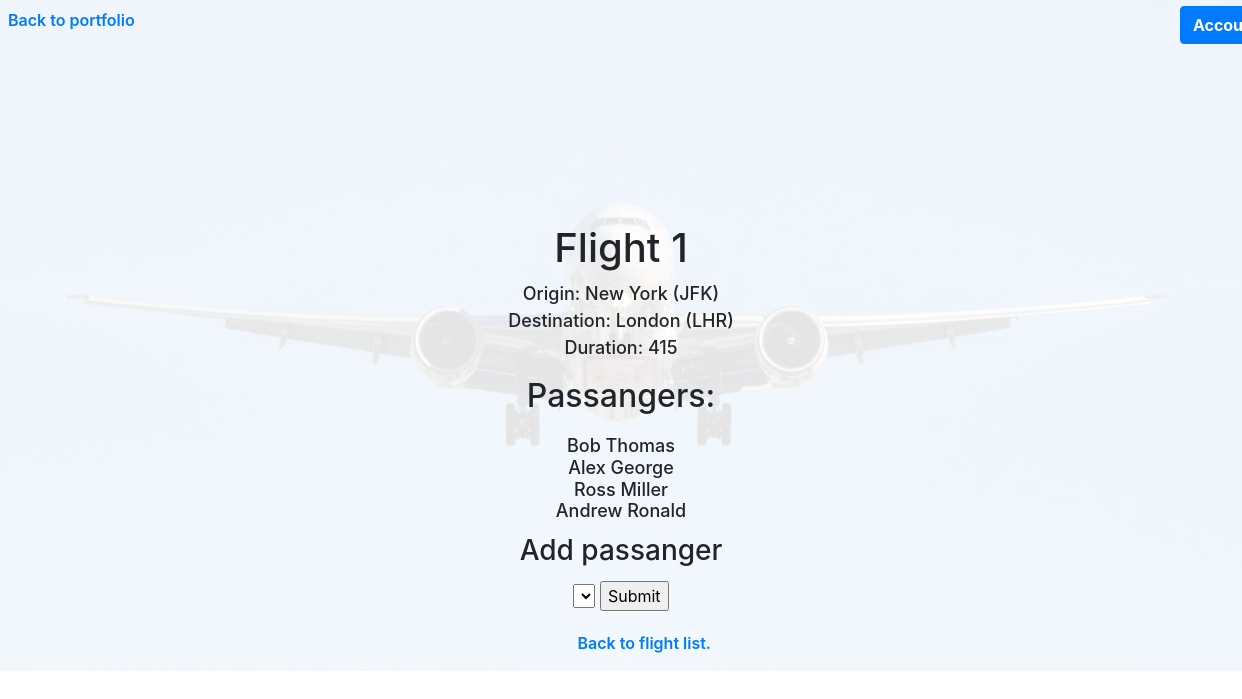
The page /flights/1 on the database its author committed.
### flights/models.py (models this page shows, shortened)
class Flight(models.Model):
    origin = models.ForeignKey(Airport, on_delete=models.CASCADE, related_name="departures")
    destination = models.ForeignKey(Airport, on_delete=models.CASCADE, related_name="arrivals")
    duration = models.IntegerField()

class Airport(models.Model):
    code = models.CharField(max_length=3)
    city = models.CharField(max_length=64)
    def __str__(self):
        return f"{self.city} ({self.code})"

class Passanger(models.Model):
    first = models.CharField(max_length=64)
    last = models.CharField(max_length=64)
    flights = models.ManyToManyField(Flight, blank=True, related_name="passangers")
    def __str__(self):
        return f"{self.first} {self.last}"

### flights/views.py (the view)
# urls.py: path("<int:flight_id>", views.flight, name="flight"),
def flight(request, flight_id):
    flight = Flight.objects.get(pk=flight_id)
    return render(request, "flights/flight.html",{
        "flight":flight,
        "passangers": flight.passangers.all(),
        "non_passangers": Passanger.objects.exclude(flights=flight).all()
    })

### flights/templates/flights/flight.html (shortened to what this page needs)
{% extends "flights/layout.html" %}
{% block body %}
    <h1> Flight {{flight.id}}
    </h1>
    <ul id="flights">
        <li>Origin: {{flight.origin}}</li>
        <li>Destination: {{flight.destination}}</li>
        <li>Duration: {{flight.duration}}</li>
    </ul>
    <h2>Passangers:
        {% for passanger in passangers %}
            <li id="pass">{{passanger}}
            </li>
        {% empty %}
            <li id="pass">No passangers.</li>
        {% endfor %}
    </h2>
    <h3>Add passanger</h3>
    <form id="book" action="{% url 'book' flight.id %}" method="post">
        <select name="passanger">
        </select>
        <input type="submit">
    </form>
    <a id="back" href="{% url 'flights' %}">Back to flight list.</a>
{% endblock %}

### flights/static/flights/styles.css (style rules this page uses)
body { background-color:white; }
html { margin: 0px; }
h1 { position: relative; text-align: center; top:200px; }
li { position: relative; top:200px; text-align: center; font-weight: 500; text-decoration: none; font-size: large; list-style-type: none; }
#flights { position: relative; left:-20px; }
h3 { position: relative; top:224px; text-align: center; }
#book { position: relative; top:230px; text-align: center; }
#back { position: relative; top:250px; left:46.5%; font-weight: 600; }
h2 { position: relative; top:200px; text-align: center; }
#pass { position: relative; top:20px; text-align: center; }

### rows shown on the page
Flight: id "1", origin "New York (JFK)", destination "London (LHR)", duration "415"
Passanger: first+last "Bob Thomas"
Passanger: first+last "Alex George"
Passanger: first+last "Ross Miller"
Passanger: first+last "Andrew Ronald"
